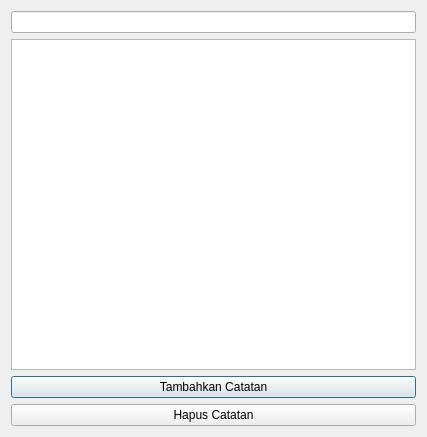
<?xml version="1.0" encoding="UTF-8"?>
<ui version="4.0">
 <class>PengelolaCatatan</class>
 <widget class="QDialog" name="PengelolaCatatan">
  <property name="geometry">
   <rect>
    <x>0</x>
    <y>0</y>
    <width>427</width>
    <height>437</height>
   </rect>
  </property>
  <property name="windowTitle">
   <string>Dialog</string>
  </property>
  <layout class="QGridLayout" name="gridLayout">
   <item row="0" column="0">
    <layout class="QVBoxLayout" name="verticalLayout">
     <item>
      <widget class="QLineEdit" name="MAsukkancatatan">
       <property name="text">
        <string/>
       </property>
      </widget>
     </item>
     <item>
      <widget class="QListWidget" name="listcatatan"/>
     </item>
     <item>
      <widget class="QPushButton" name="tambahkancatatan">
       <property name="text">
        <string>Tambahkan Catatan</string>
       </property>
      </widget>
     </item>
     <item>
      <widget class="QPushButton" name="hapuscatatan">
       <property name="text">
        <string>Hapus Catatan</string>
       </property>
      </widget>
     </item>
    </layout>
   </item>
  </layout>
 </widget>
 <resources/>
 <connections>
  <connection>
   <sender>hapuscatatan</sender>
   <signal>clicked()</signal>
   <receiver>listcatatan</receiver>
   <slot>clearSelection()</slot>
   <hints>
    <hint type="sourcelabel">
     <x>379</x>
     <y>410</y>
    </hint>
    <hint type="destinationlabel">
     <x>295</x>
     <y>199</y>
    </hint>
   </hints>
  </connection>
 </connections>
</ui>
